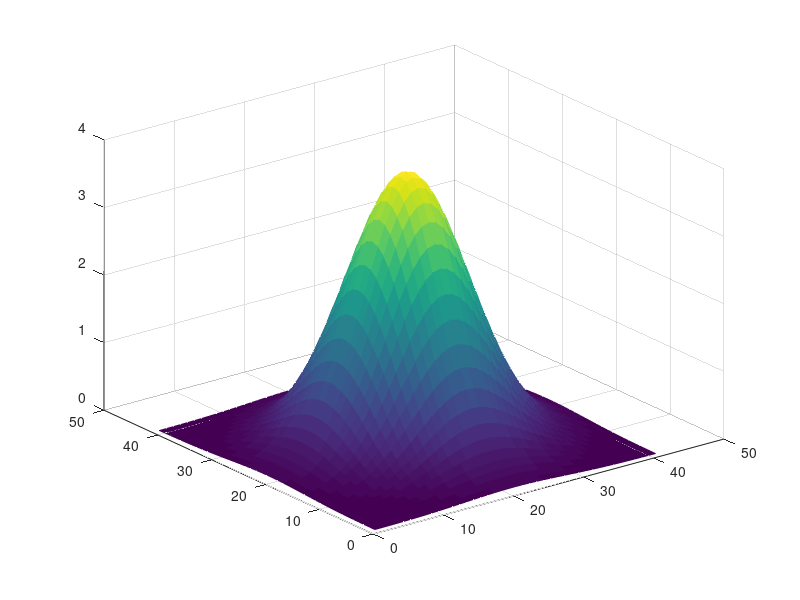
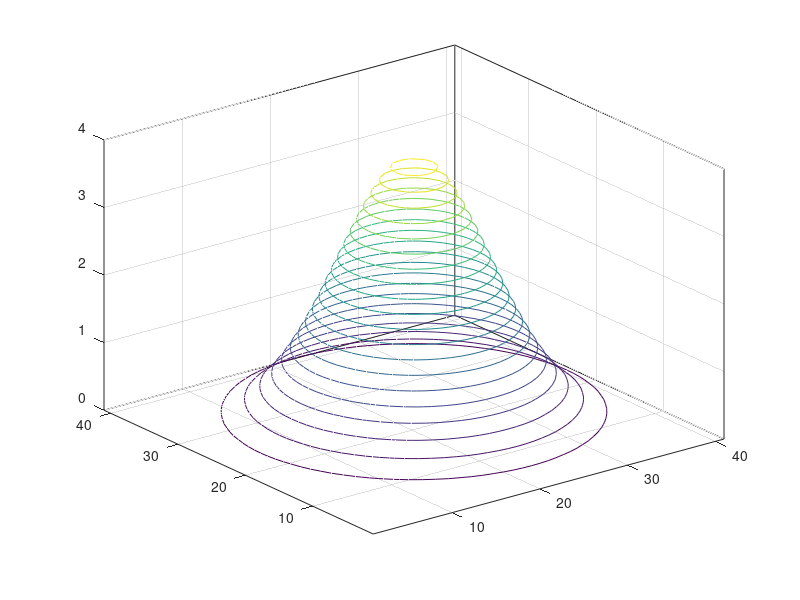

The MATLAB source for these figures, in order:
clc
clear all
close all

%Definir la funcion a graficar
[x,y] = meshgrid(-2:0.1:2, -2:0.1:2);
z = sqrt(8-x.^2-y.^2); %Funcion a graficar
z = 4.*exp (-x.^2-y.^2)
figure(1)
%surf(z,'FaceAlpha',0.5, 'EdgeColor','none')
%plot3(x,y,z)
%surfl(x,y,z)
mesh(z, "FaceColor","flat")

figure(2)
contour3(z,20)
